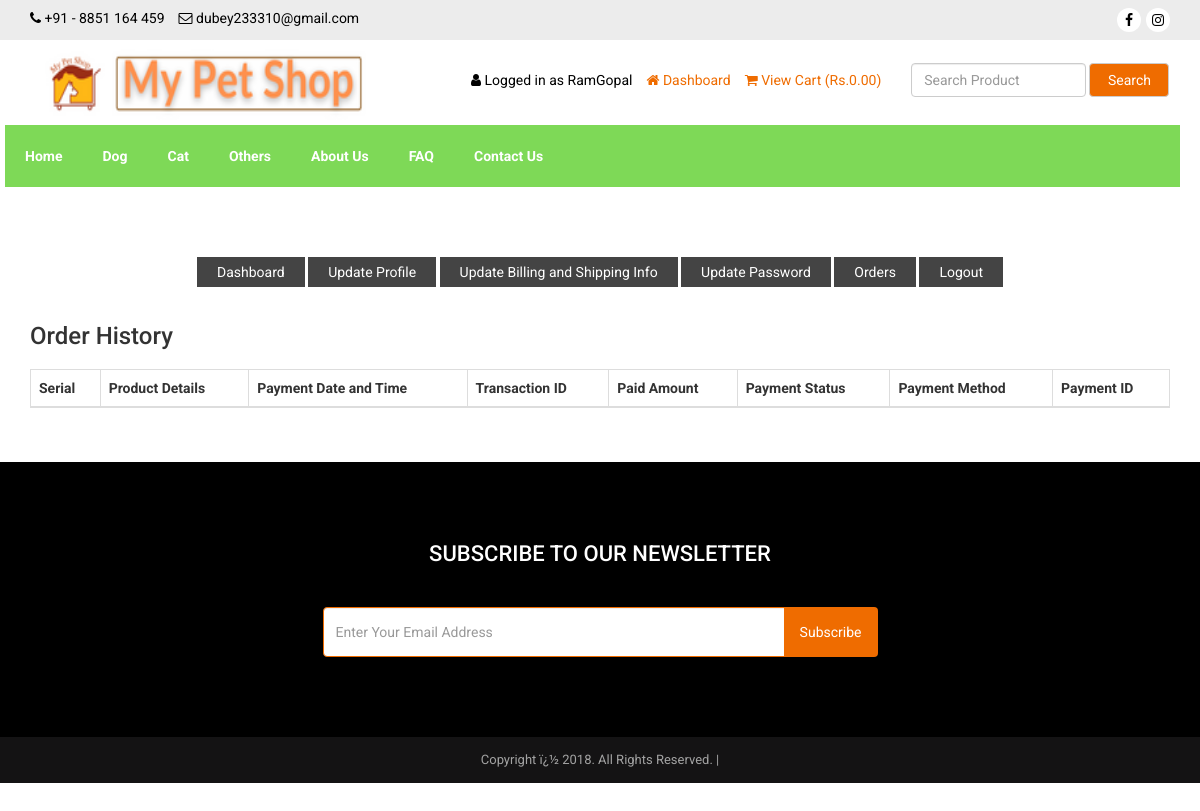
/customer-order.php (signed in), run on an earlier commit of the app's database.
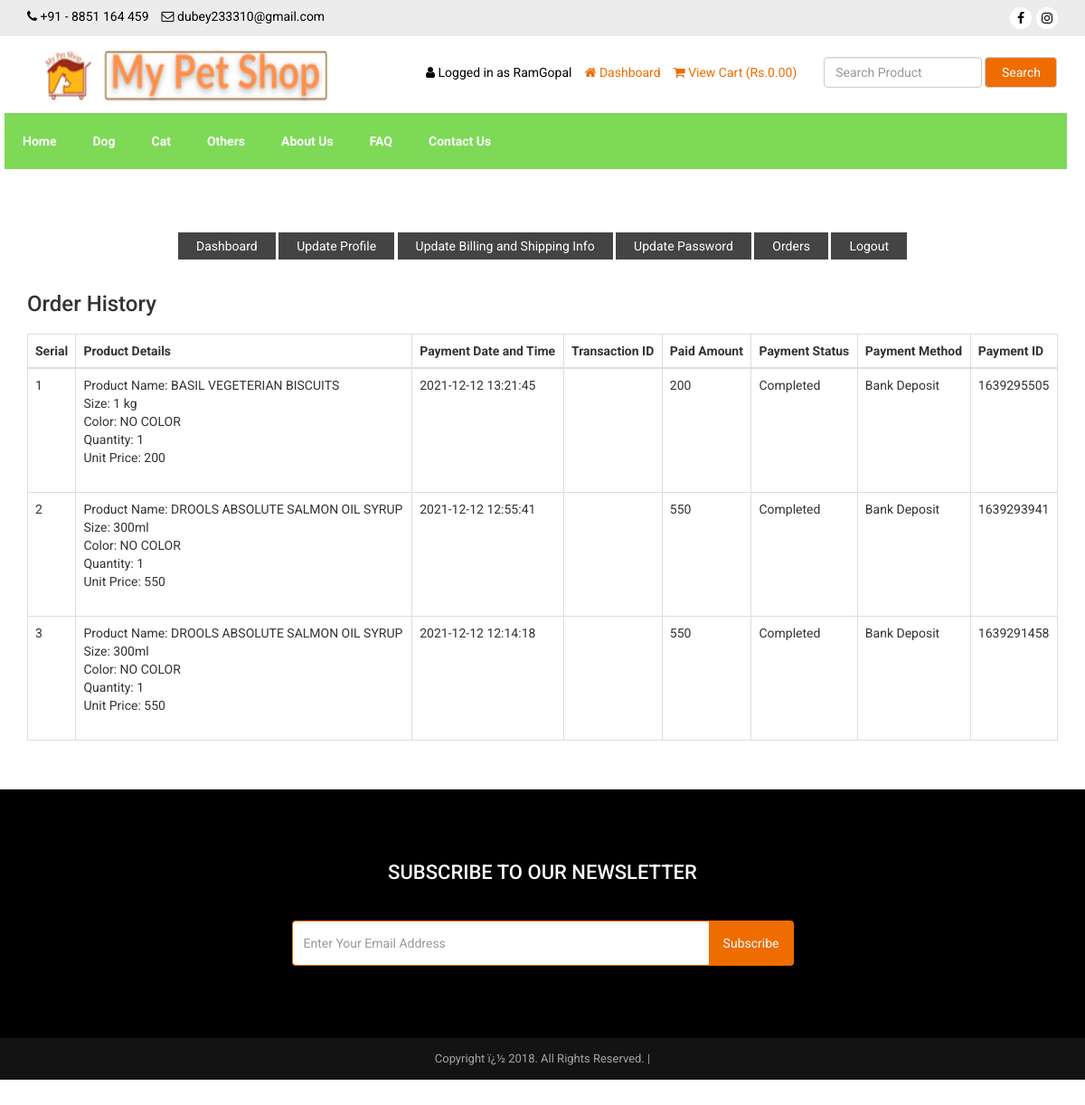
And on a later commit of the database.
### tables this page shows
CREATE TABLE `tbl_settings` (
  `id` int(11) NOT NULL,
  `logo` varchar(255) NOT NULL,
  `favicon` varchar(255) NOT NULL,
  `footer_about` text NOT NULL,
  `footer_copyright` text NOT NULL,
  `contact_address` text NOT NULL,
  `contact_email` varchar(255) NOT NULL,
  `contact_phone` varchar(255) NOT NULL,
  `contact_fax` varchar(255) NOT NULL,
  `contact_map_iframe` text NOT NULL,
  `receive_email` varchar(255) NOT NULL,
  `receive_email_subject` varchar(255) NOT NULL,
  `receive_email_thank_you_message` text NOT NULL,
  `forget_password_message` text NOT NULL,
  `total_recent_post_footer` int(10) NOT NULL,
  `total_popular_post_footer` int(10) NOT NULL,
  `total_recent_post_sidebar` int(11) NOT NULL,
  `total_popular_post_sidebar` int(11) NOT NULL,
  `total_featured_product_home` int(11) NOT NULL,
  `total_latest_product_home` int(11) NOT NULL,
  `total_popular_product_home` int(11) NOT NULL,
  `meta_title_home` text NOT NULL,
  `meta_keyword_home` text NOT NULL,
  `meta_description_home` text NOT NULL,
  `banner_login` varchar(255) NOT NULL,
  `banner_registration` varchar(255) NOT NULL,
  `banner_forget_password` varchar(255) NOT NULL,
  `banner_reset_password` varchar(255) NOT NULL,
  `banner_search` varchar(255) NOT NULL,
  `banner_cart` varchar(255) NOT NULL,
  `banner_checkout` varchar(255) NOT NULL,
  `banner_product_category` varchar(255) NOT NULL,
  `banner_blog` varchar(255) NOT NULL,
  `cta_title` varchar(255) NOT NULL,
  `cta_content` text NOT NULL,
  `cta_read_more_text` varchar(255) NOT NULL,
  `cta_read_more_url` varchar(255) NOT NULL,
  `cta_photo` varchar(255) NOT NULL,
  `featured_product_title` varchar(255) NOT NULL,
  `featured_product_subtitle` varchar(255) NOT NULL,
  `latest_product_title` varchar(255) NOT NULL,
  `latest_product_subtitle` varchar(255) NOT NULL,
  `popular_product_title` varchar(255) NOT NULL,
  `popular_product_subtitle` varchar(255) NOT NULL,
  `testimonial_title` varchar(255) NOT NULL,
  `testimonial_subtitle` varchar(255) NOT NULL,
  `testimonial_photo` varchar(255) NOT NULL,
  `blog_title` varchar(255) NOT NULL,
  `blog_subtitle` varchar(255) NOT NULL,
  `newsletter_text` text NOT NULL,
  `paypal_email` varchar(255) NOT NULL,
  `stripe_public_key` varchar(255) NOT NULL,
  `stripe_secret_key` varchar(255) NOT NULL,
  `bank_detail` text NOT NULL,
  `before_head` text NOT NULL,
  `after_body` text NOT NULL,
  `before_body` text NOT NULL,
  `home_service_on_off` int(11) NOT NULL,
  `home_welcome_on_off` int(11) NOT NULL,
  `home_featured_product_on_off` int(11) NOT NULL,
  `home_latest_product_on_off` int(11) NOT NULL,
  `home_popular_product_on_off` int(11) NOT NULL,
  `home_testimonial_on_off` int(11) NOT NULL,
  `home_blog_on_off` int(11) NOT NULL,
  `newsletter_on_off` int(11) NOT NULL,
  `ads_above_welcome_on_off` int(1) NOT NULL,
  `ads_above_featured_product_on_off` int(1) NOT NULL,
  `ads_above_latest_product_on_off` int(1) NOT NULL,
  `ads_above_popular_product_on_off` int(1) NOT NULL,
  `ads_above_testimonial_on_off` int(1) NOT NULL,
  `ads_category_sidebar_on_off` int(1) NOT NULL
);

CREATE TABLE `tbl_social` (
  `social_id` int(11) NOT NULL,
  `social_name` varchar(30) NOT NULL,
  `social_url` varchar(255) NOT NULL,
  `social_icon` varchar(30) NOT NULL
);

CREATE TABLE `tbl_top_category` (
  `tcat_id` int(11) NOT NULL,
  `tcat_name` varchar(255) NOT NULL,
  `show_on_menu` int(1) NOT NULL
);

CREATE TABLE `tbl_page` (
  `id` int(11) NOT NULL,
  `about_title` varchar(255) NOT NULL,
  `about_content` text NOT NULL,
  `about_banner` varchar(255) NOT NULL,
  `about_meta_title` varchar(255) NOT NULL,
  `about_meta_keyword` text NOT NULL,
  `about_meta_description` text NOT NULL,
  `faq_title` varchar(255) NOT NULL,
  `faq_banner` varchar(255) NOT NULL,
  `faq_meta_title` varchar(255) NOT NULL,
  `faq_meta_keyword` text NOT NULL,
  `faq_meta_description` text NOT NULL,
  `blog_title` varchar(255) NOT NULL,
  `blog_banner` varchar(255) NOT NULL,
  `blog_meta_title` varchar(255) NOT NULL,
  `blog_meta_keyword` text NOT NULL,
  `blog_meta_description` text NOT NULL,
  `contact_title` varchar(255) NOT NULL,
  `contact_banner` varchar(255) NOT NULL,
  `contact_meta_title` varchar(255) NOT NULL,
  `contact_meta_keyword` text NOT NULL,
  `contact_meta_description` text NOT NULL,
  `pgallery_title` varchar(255) NOT NULL,
  `pgallery_banner` varchar(255) NOT NULL,
  `pgallery_meta_title` varchar(255) NOT NULL,
  `pgallery_meta_keyword` text NOT NULL,
  `pgallery_meta_description` text NOT NULL,
  `vgallery_title` varchar(255) NOT NULL,
  `vgallery_banner` varchar(255) NOT NULL,
  `vgallery_meta_title` varchar(255) NOT NULL,
  `vgallery_meta_keyword` text NOT NULL,
  `vgallery_meta_description` text NOT NULL
);

CREATE TABLE `tbl_payment` (
  `id` int(11) NOT NULL,
  `customer_id` int(11) NOT NULL,
  `customer_name` varchar(255) NOT NULL,
  `customer_email` varchar(255) NOT NULL,
  `payment_date` varchar(50) NOT NULL,
  `txnid` varchar(255) NOT NULL,
  `paid_amount` int(11) NOT NULL,
  `card_number` varchar(50) NOT NULL,
  `card_cvv` varchar(10) NOT NULL,
  `card_month` varchar(10) NOT NULL,
  `card_year` varchar(10) NOT NULL,
  `bank_transaction_info` text NOT NULL,
  `payment_method` varchar(20) NOT NULL,
  `payment_status` varchar(25) NOT NULL,
  `shipping_status` varchar(20) NOT NULL,
  `payment_id` varchar(255) NOT NULL
);

CREATE TABLE `tbl_order` (
  `id` int(11) NOT NULL,
  `product_id` int(11) NOT NULL,
  `product_name` varchar(255) NOT NULL,
  `size` varchar(100) NOT NULL,
  `color` varchar(100) NOT NULL,
  `quantity` varchar(50) NOT NULL,
  `unit_price` varchar(50) NOT NULL,
  `payment_id` varchar(255) NOT NULL
);

### customer-order.php (the view, shortened to what the rows shown need)
<?php require_once('header.php'); ?>
<div class="page">
    <div class="container">
        <div class="row">
            <div class="col-md-12">
                <div class="user-content">
                    <div class="table-responsive">
                        <table class="table table-bordered">
                            <thead>
                                <tr>
                                    <th><?php echo LANG_VALUE_7; ?></th>
                                    <th><?php echo LANG_VALUE_48; ?></th>
                                    <th><?php echo LANG_VALUE_27; ?></th>
                                    <th><?php echo LANG_VALUE_28; ?></th>
                                    <th><?php echo LANG_VALUE_29; ?></th>
                                    <th><?php echo LANG_VALUE_30; ?></th>
                                    <th><?php echo LANG_VALUE_31; ?></th>
                                    <th><?php echo LANG_VALUE_32; ?></th>
                                </tr>
                            </thead>
                            <tbody>
            <?php
            $limit = 10;
            $page = @$_GET['page'];
            if($page)
                $start = ($page - 1) * $limit;
            else
                $start = 0;
            $statement = $pdo->prepare("SELECT * FROM tbl_payment WHERE customer_email=? ORDER BY id DESC LIMIT $start, $limit");
            $statement->execute(array($_SESSION['customer']['cust_email']));
            $result = $statement->fetchAll(PDO::FETCH_ASSOC);
            if ($page == 0) $page = 1;
            ?>
                                <?php
                                $tip = $page*10-10;
                                foreach ($result as $row) {
                                    $tip++;
                                    ?>
                                    <tr>
                                        <td><?php echo $tip; ?></td>
                                        <td>
                                            <?php
                                            $statement1 = $pdo->prepare("SELECT * FROM tbl_order WHERE payment_id=?");
                                            $statement1->execute(array($row['payment_id']));
                                            $result1 = $statement1->fetchAll(PDO::FETCH_ASSOC);
                                            foreach ($result1 as $row1) {
                                                echo 'Product Name: '.$row1['product_name'];
                                                echo '<br>Size: '.$row1['size'];
                                                echo '<br>Color: '.$row1['color'];
                                                echo '<br>Quantity: '.$row1['quantity'];
                                                echo '<br>Unit Price: '.$row1['unit_price'];
                                                echo '<br><br>';
                                            }
                                            ?>
                                        </td>
                                        <td><?php echo $row['payment_date']; ?></td>
                                        <td><?php echo $row['txnid']; ?></td>
                                        <td><?php echo $row['paid_amount']; ?></td>
                                        <td><?php echo $row['payment_status']; ?></td>
                                        <td><?php echo $row['payment_method']; ?></td>
                                        <td><?php echo $row['payment_id']; ?></td>
                                    </tr>
                                    <?php
                                }
                                ?>
                            </tbody>
                        </table>
                </div>
            </div>
        </div>
    </div>
</div>
<?php require_once('footer.php'); ?>

### header.php (shortened to what the rows shown need)
<?php
include("admin/inc/config.php");
$statement = $pdo->prepare("SELECT * FROM tbl_settings WHERE id=1");
$statement->execute();
$result = $statement->fetchAll(PDO::FETCH_ASSOC);
foreach ($result as $row)
{
	$logo = $row['logo'];
	$contact_email = $row['contact_email'];
	$contact_phone = $row['contact_phone'];
}
?>
<!DOCTYPE html>
<html lang="en">
<head>
	<link rel="stylesheet" href="assets/css/bootstrap.min.css">
	<link rel="stylesheet" href="assets/css/font-awesome.min.css">
	<link rel="stylesheet" href="assets/css/owl.carousel.min.css">
	<link rel="stylesheet" href="assets/css/owl.theme.default.min.css">
	<link rel="stylesheet" href="assets/css/jquery.bxslider.min.css">
    <link rel="stylesheet" href="assets/css/magnific-popup.css">
    <link rel="stylesheet" href="assets/css/rating.css">
	<link rel="stylesheet" href="assets/css/spacing.css">
	<link rel="stylesheet" href="assets/css/bootstrap-touch-slider.css">
	<link rel="stylesheet" href="assets/css/animate.min.css">
	<link rel="stylesheet" href="assets/css/tree-menu.css">
	<link rel="stylesheet" href="assets/css/select2.min.css">
	<link rel="stylesheet" href="assets/css/main.css">
	<link rel="stylesheet" href="assets/css/responsive.css">
	<?php
	$statement = $pdo->prepare("SELECT * FROM tbl_page WHERE id=1");
	$statement->execute();
	$result = $statement->fetchAll(PDO::FETCH_ASSOC);
		?>
</head>
<body>
<div class="top">
	<div class="container">
		<div class="row">
			<div class="col-md-6 col-6 col-xs-6">
				<div class="left">
					<ul>
						<a href="tel:+918851164459"><li><i class="fa fa-phone" ></i> <?php echo $contact_phone; ?></li></a>
						<a href="mailto:dubey233310@gmail.com"><li><i class="fa fa-envelope-o"></i> <?php echo $contact_email; ?></li></a>
					</ul>
				</div>
			</div>
			<div class="col-md-6 col-sm-5 col-xs-5">
				<div class="right">
					<ul>
						<?php
						$statement = $pdo->prepare("SELECT * FROM tbl_social");
						$statement->execute();
						$result = $statement->fetchAll(PDO::FETCH_ASSOC);
						foreach ($result as $row) {
							?>
							<?php if($row['social_url'] != ''): ?>
							<li><a style="background-color:white" href="<?php echo $row['social_url']; ?>"><i class="<?php echo $row['social_icon']; ?>"></i></a></li>
							<?php endif; ?>
							<?php
						}
						?>
					</ul>
				</div>
			</div>
		</div>
	</div>
</div>
<div class="header" >
	<div class="container">
		<div class="row inner">
			<div class="col-md-4 logo">
				<a href="index.php"><img src="assets/uploads/<?php echo $logo; ?>" alt="logo image"></a>
			</div>
		</div>
	</div>
</div>
<div class="nav" style="margin: 5px 20px 15px 20px;">
		<div class="row">
			<div class="col-md-12 pl_0 pr_0">
				<div class="menu-container" >
					<div class="menu"  >
						<ul>
							<?php
							$statement = $pdo->prepare("SELECT * FROM tbl_top_category WHERE show_on_menu=1");
							$statement->execute();
							$result = $statement->fetchAll(PDO::FETCH_ASSOC);
							foreach ($result as $row) {
								?>
								<li ><a href="product-category.php?id=<?php echo $row['tcat_id']; ?>&type=top-category"><?php echo $row['tcat_name']; ?></a>
								</li>
								<?php
							}
							?>
							<?php
							$statement = $pdo->prepare("SELECT * FROM tbl_page WHERE id=1");
							$statement->execute();
							$result = $statement->fetchAll(PDO::FETCH_ASSOC);
							foreach ($result as $row) {
								$about_title = $row['about_title'];
								$faq_title = $row['faq_title'];
								$contact_title = $row['contact_title'];
							}
							?>
							<li><a href="about.php"><?php echo $about_title; ?></a></li>
							<li><a href="faq.php"><?php echo $faq_title; ?></a></li>
							<li><a href="contact.php"><?php echo $contact_title; ?></a></li>
						</ul>
					</div>
				</div>
			</div>
		</div>
	</div>

### footer.php (shortened to what the rows shown need)
<?php
$statement = $pdo->prepare("SELECT * FROM tbl_settings WHERE id=1");
$statement->execute();
$result = $statement->fetchAll(PDO::FETCH_ASSOC);
foreach ($result as $row)
{
	$footer_copyright = $row['footer_copyright'];
    $newsletter_on_off = $row['newsletter_on_off'];
}
?>
<?php if($newsletter_on_off == 1): ?>
<section class="home-newsletter">
	<div class="container">
		<div class="row">
			<div class="col-md-6 col-md-offset-3">
				<div class="single">
				<form action="" method="post">
					<h2><?php echo LANG_VALUE_93; ?></h2>
				</div>
			</div>
		</div>
	</div>
</section>
<?php endif; ?>
<div class="footer-bottom">
	<div class="container">
		<div class="row">
			<div class="col-md-12 copyright">
				<?php echo $footer_copyright; ?>
			</div>
		</div>
	</div>
</div>
</body>
</html>

What changed in the data, as far as the page shows it:
added tbl_payment: payment_date "2021-12-12 13:21:45", paid_amount "200", payment_status "Completed", payment_method "Bank Deposit", payment "1639295505"
added tbl_order: product_name "BASIL VEGETERIAN BISCUITS", size "1 kg", color "NO COLOR", quantity "1", unit_price "200", shown under "2021-12-12 13:21:45"
added tbl_payment: payment_date "2021-12-12 12:55:41", paid_amount "550", payment_status "Completed", payment_method "Bank Deposit", payment "1639293941"
added tbl_order: product_name "DROOLS ABSOLUTE SALMON OIL SYRUP", size "300ml", color "NO COLOR", quantity "1", unit_price "550", shown under "2021-12-12 12:55:41"
added tbl_payment: payment_date "2021-12-12 12:14:18", paid_amount "550", payment_status "Completed", payment_method "Bank Deposit", payment "1639291458"
added tbl_order: product_name "DROOLS ABSOLUTE SALMON OIL SYRUP", size "300ml", color "NO COLOR", quantity "1", unit_price "550", shown under "2021-12-12 12:14:18"
